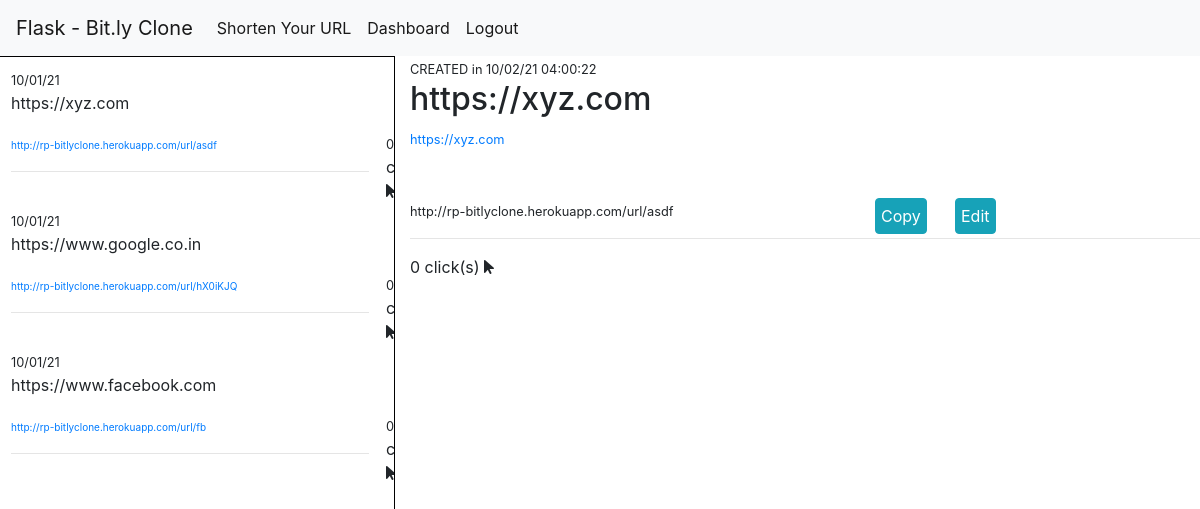
The page /dashboard (signed in) on the database as committed earlier.
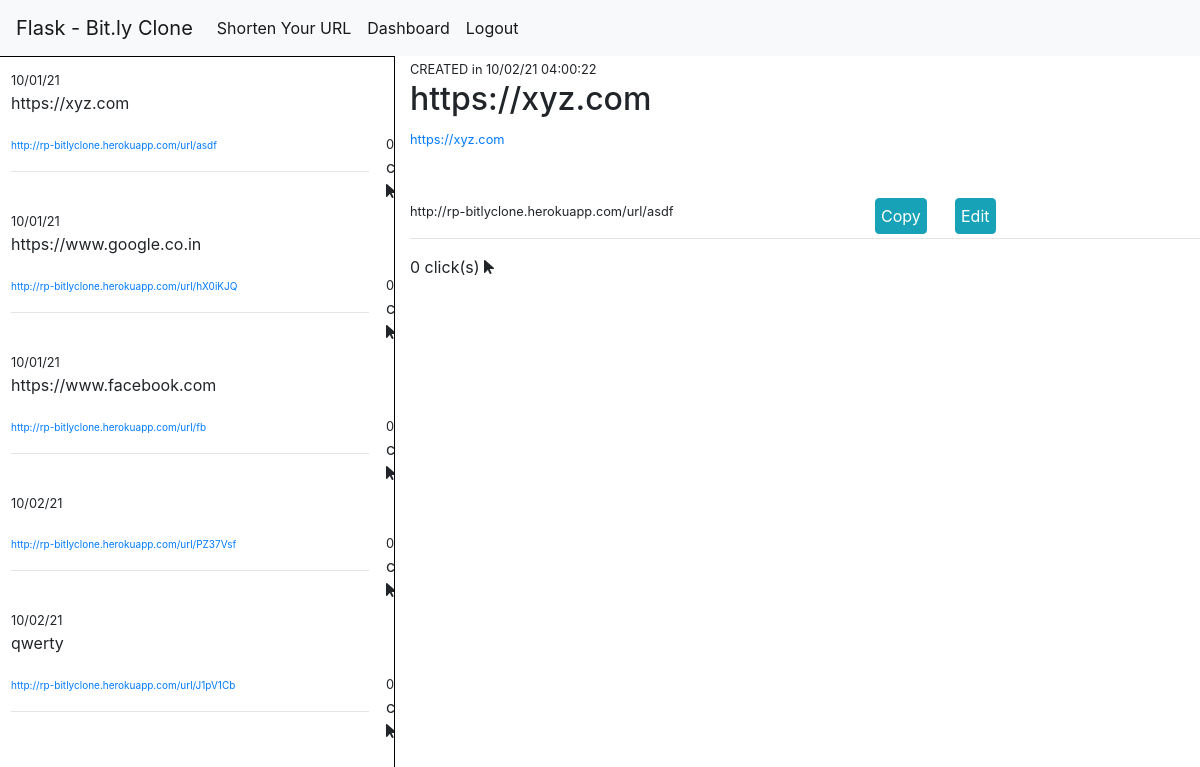
The same page on the database as committed later.
### tables this page shows
CREATE TABLE "urls" (
	"url_id"	INTEGER PRIMARY KEY AUTOINCREMENT,
	"original_url"	text,
	"auto_code"	text,
	"code"	text,
	"date"	text,
	"timestamp"	text,
	"user_id"	INTEGER,
	"click"	INTEGER
);

### app.py (the view)
@app.route("/dashboard")
@login_required
def dashboard():
    urls = c.execute("SELECT * FROM urls WHERE user_id=:u_id", {"u_id": session.get("user_id")}).fetchall()
    return render_template("dashboard.html", BASE_URL=BASE_URL, urls=urls)

### helpers.py (called while the page is built)
def login_required(f):
    @wraps(f)
    def decorated_function(*args, **kwargs):
        if session.get("user_id") is None:
            return redirect(url_for('login')) # , next=request.url
        return f(*args, **kwargs)
    return decorated_function

### templates/dashboard.html (shortened to what this page needs)
<!DOCTYPE html>
<html>
    <head>
        <link rel="stylesheet" href="https://stackpath.bootstrapcdn.com/bootstrap/4.5.0/css/bootstrap.min.css">
        <link rel="stylesheet" href="/static/styles.css">
    </head>
    <body>
        <nav class="navbar navbar-expand-lg navbar-light bg-light">
            <a class="navbar-brand" href="/">Flask - Bit.ly Clone</a>
            <div class="collapse navbar-collapse" id="navbarSupportedContent">
              <ul class="navbar-nav mr-auto">
                <li class="nav-item active">
                  <a class="nav-link" href="/">Shorten Your URL <span class="sr-only">(current)</span></a>
                </li>
                {% if session["user_id"] %}
                    <li class="nav-item active">
                        <a class="nav-link" href="/dashboard">Dashboard</a>
                    </li>
                {% endif %}
                {% if session["user_id"] %}
                    <li class="nav-item active">
                        <a class="nav-link" href="/logout">Logout</a>
                    </li>
                {% endif %}
              </ul>
            </div>
        </nav>
        {% if urls|length != 0 %}
        <div class="row">
            <div class="col-4">
            {% for url in urls %}
                <div class="url" onclick="displayInfo('{{ url[1] }}', '{{ BASE_URL }}{{ url[3] }}', '{{ url[5] }}', '{{ url[6] }}', '{{ url[0] }}')">
                <small>{{ url[4] }}</small>
                <p>{{ url[1] }}</p>
                <a href="{{ BASE_URL }}{{ url[3] }}" style="font-size: 10px;" class="new">{{ BASE_URL }}{{ url[3] }}</a>
                <span class="clicks"><small>{{ url[7] }}</small> click(s) <i class="fas fa-mouse-pointer"></i></span>
                <hr>
                </div>
            {% endfor %}
            </div>
            <div class="col">
            <small>CREATED in <span id="timestamp">{{ urls[0][5] }}</span></small>
            <h2><span id="original_url">{{ urls[0][1] }}</span></h2>
            <small><span><a href="{{ urls[0][1] }}"  id="original_url_a">{{ urls[0][1] }}</span></a></small>
            <br><br><br>
            <small><span id="new_url">{{ BASE_URL }}{{ urls[0][3] }}</span></small>
            <small style="color: white" id="id">{{ urls[0][0] }}</small>
            <button type="button" id="copy" class="btn btn-info" data-container="body" data-toggle="popover" data-placement="right" data-content="Copied" onclick="copyToClipboard('#new_url')">Copy</button>
            <button type="button" id="edit" class="btn btn-info" onclick="window.location.replace(`/update?id=${document.getElementById('id').textContent}`);">Edit</button>
            <hr>
                <span><span id="click_count">{{ urls[0][7] }}</span> click(s) <i class="fas fa-mouse-pointer"></i></span>
            </div>
        </div>
        {% endif %}
    </body>
</html>

### static/styles.css (style rules this page uses)
.col-4 { height: 100vh; border: 1px solid black; overflow-y:auto; }
.url { padding: 10px; }
.clicks { position: absolute; left: 50vh; }
#copy { position: absolute; left: 60vh; padding: 5px; }
#edit { position: absolute; left: 70vh; padding: 5px; }

Rows that differ between the two databases and show on the page:
added urls: date "10/02/21", BASE_URL "http://rp-bitlyclone.herokuapp.com/url/", code "PZ37Vsf", click "0"
added urls: date "10/02/21", original_url "qwerty", BASE_URL "http://rp-bitlyclone.herokuapp.com/url/", code "J1pV1Cb", click "0"
